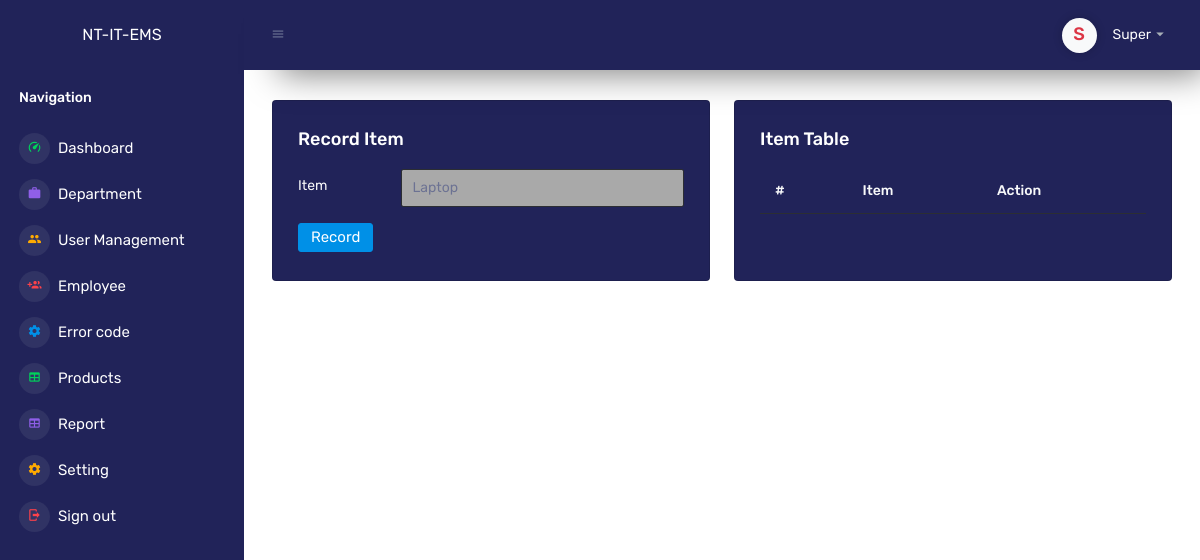
Before: /dashboard/addItem.php (signed in) with the older database file.
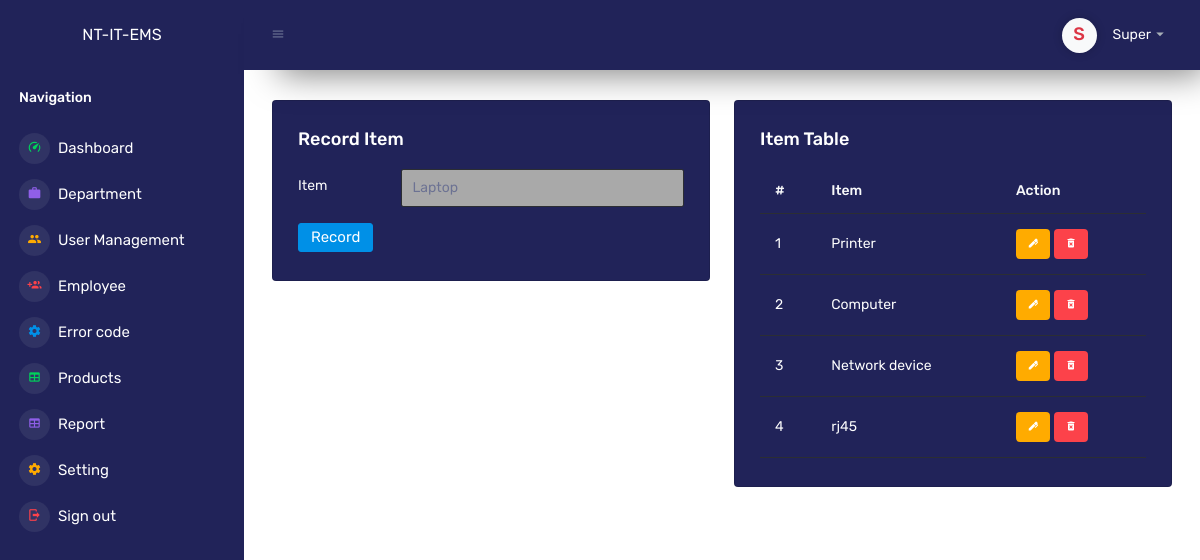
After: the same page with the newer database file.
### tables this page shows
CREATE TABLE `item` (
  `id` int(11) NOT NULL,
  `item` varchar(255) NOT NULL,
  `date` timestamp NULL DEFAULT current_timestamp()
);

### dashboard/addItem.php (the view, shortened to what this page needs)
<?php
$connect = new dbConnect();
$db = $connect->dbConnection();
?>
<!DOCTYPE html>
<html lang="en">
<head>
    <link rel="stylesheet" href="../assets/vendors/mdi/css/materialdesignicons.min.css">
    <link rel="stylesheet" href="../assets/vendors/css/vendor.bundle.base.css">
    <link rel="stylesheet" href="../assets/vendors/jvectormap/jquery-jvectormap.css">
    <link rel="stylesheet" href="../assets/vendors/flag-icon-css/css/flag-icon.min.css">
    <link rel="stylesheet" href="../assets/vendors/owl-carousel-2/owl.carousel.min.css">
    <link rel="stylesheet" href="../assets/vendors/owl-carousel-2/owl.theme.default.min.css">
    <link rel="stylesheet" href="../assets/css/style.css">
	<link rel="stylesheet" href="../assets/css/u.css">
</head>
<body>
    <div class="container-scroller">
        <?php include 'sidebar.php'; ?>
        <div class="container-fluid page-body-wrapper">
            <?php include '_navbar.php'; ?>
<div class="main-panel">
    <div class="content-wrapper" style="background-color: #ffff;">
        <div class="row">
            <div class="col-md-6 grid-margin">
                <div class="card" style="background-color: #212359; color: #ffff;">
                    <div class="card-body">
                        <h4 class="card-title">Record Item</h4>
                        <form class="forms-sample" action="../backend/recordItem.php" method="POST" enctype="multipart/form-data">
                            <div class="form-group row">
                                <label for="exampleInputUsername2" class="col-sm-3 col-form-label">Item</label>
                                <div class="col-sm-9">
                                    <input type="text" class="form-control" style="background-color: darkgray;" id="exampleInputUsername2" name="item" placeholder="Laptop">
                                </div>
                            </div>
                            <button type="submit" class="btn btn-primary me-2">Record</button>
                        </form>
                    </div>
                </div>
            </div>
            <div class="col-lg-6 grid-margin stretch-card">
                <div class="card" style="background-color: #212359; color: #ffff;">
                    <div class="card-body">
                        <h4 class="card-title">Item Table</h4>
                        <div class="table-responsive">
                            <table class="table" style="color: #ffff;">
                                <thead>
                                    <tr>
                                        <th class="text-light">#</th>
                                        <th class="text-light">Item</th>
                                        <th class="text-light">Action</th>
                                    </tr>
                                </thead>
                                <tbody>
                                    <?php
                                    $no = 0;
                                    $stm = $db->prepare("SELECT * FROM item");
                                    $stm->execute();
                                    foreach ($stm->fetchAll() as $i => $row) {
                                        $no = $no + 1;
                                    ?>
                                        <tr>
                                            <td><?php echo $no ?></td>
                                            <td><?php echo $row['item'] ?></td>
                                            <td><a href="addItem.php?id=<?php echo $row['id'] ?>">
                                                    <label class="badge badge-warning pointer"><i class="mdi mdi-pen"></i></label></a>
                                                <a href="../backend/removeItem.php?id=<?php echo $row['id'] ?>">
                                                    <label class="badge badge-danger pointer"><i class="mdi mdi-delete-forever"></i></label></a>
                                            </td>
                                        </tr>
                                    <?php
                                    }
                                    ?>
                                </tbody>
                            </table>
                        </div>
                    </div>
                </div>
            </div>
        </div>
    </div>
</div>
</div>
</div>
</body>
</html>

Changed rows visible on the page:
added item: item "Printer"
added item: item "Computer"
added item: item "Network device"
added item: item "rj45"
